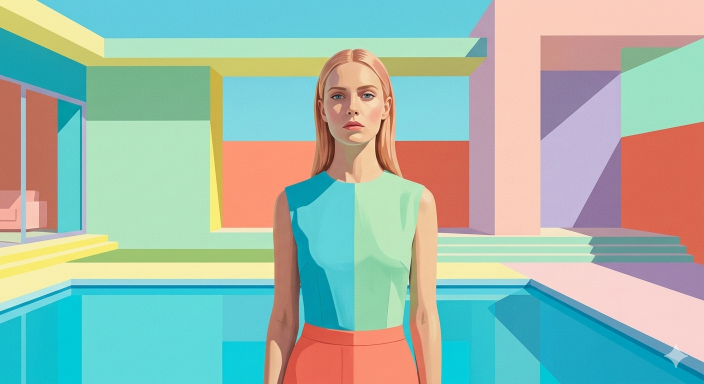
#> input picture tests/synthid/watermarked/Gemini_Generated_Image_mta8p7mta8p7mta8.png, 1408 x 768 px (shown at 1/2 size); its folder holds 4 pictures in this run
$ python smoke_test.py
#> lines starting #> are read from the running program, lines starting #| are printed output that depends on the picture; pictures that were not available may be replaced by others from this repository, and a replacement may not be noted
"""
SynthID Detection Smoke Test

Validates the FFT phase-analysis approach used by synthid-detect.js
against known watermarked and non-watermarked images.

Tests 4 detection tiers from simplest (JS-portable) to heaviest,
measuring accuracy, false positive/negative rates, and timing.

Usage:
    python -m venv .venv && source .venv/bin/activate
    pip install numpy scipy opencv-python-headless PyWavelets
    python tests/synthid/smoke_test.py

Requirements:
    numpy, scipy, opencv-python-headless, PyWavelets
"""

import time
import os
import sys
import numpy as np
import cv2
from scipy.fft import fft2, fftshift

# ── Carrier codebook (from reverse-SynthID analysis of 250 Gemini images) ──
# These are the known SynthID carrier frequencies with >99.9% phase coherence.
# Phase values are in radians, measured at 512x512 image resolution.

CARRIERS = [
    {"fy": -14,  "fx": -14,  "phase":  1.4409},
    {"fy":  14,  "fx":  14,  "phase": -1.4409},
    {"fy": -126, "fx": -14,  "phase":  2.3736},
    {"fy":  126, "fx":  14,  "phase": -2.3736},
    {"fy": -98,  "fx":  14,  "phase": -0.6109},
    {"fy":  98,  "fx": -14,  "phase":  0.6109},
    {"fy": -210, "fx":  14,  "phase": -1.1315},
    {"fy":  210, "fx": -14,  "phase":  1.1315},
    {"fy": -238, "fx": -14,  "phase":  1.6099},
    {"fy":  238, "fx":  14,  "phase": -1.6099},
]

SIZE = 512


# ════════════════════════════════════════════════════════════════
# HELPERS
# ════════════════════════════════════════════════════════════════

def prep_image(path):
    """Load image, return list of 512x512 grayscale crops to test.
    For square images: one center crop.
    For non-square (aspect > 1.3): also direct 512x512 crops from center and edge."""
    img = cv2.imread(path)
    if img is None:
        raise ValueError(f"Cannot load: {path}")
    h, w = img.shape[:2]
    crops = []

    # Crop 1: center-crop to square, resize to 512x512
    side = min(h, w)
    y0 = (h - side) // 2
    x0 = (w - side) // 2
    cropped = img[y0:y0+side, x0:x0+side]
    resized = cv2.resize(cropped, (SIZE, SIZE))
    crops.append(cv2.cvtColor(resized, cv2.COLOR_BGR2GRAY).astype(np.float32))

    # For non-square images, try direct 512x512 crops
    aspect = max(h, w) / min(h, w)
    if aspect > 1.3 and min(h, w) >= SIZE:
        cy = (h - SIZE) // 2
        cx = (w - SIZE) // 2
        crops.append(cv2.cvtColor(img[cy:cy+SIZE, cx:cx+SIZE], cv2.COLOR_BGR2GRAY).astype(np.float32))
        if h > w:
            crops.append(cv2.cvtColor(img[h-SIZE:h, cx:cx+SIZE], cv2.COLOR_BGR2GRAY).astype(np.float32))
        else:
            crops.append(cv2.cvtColor(img[cy:cy+SIZE, w-SIZE:w], cv2.COLOR_BGR2GRAY).astype(np.float32))

    return crops


def phase_diff(actual, expected):
    """Circular phase difference, normalized to [0, 1] match score."""
    d = actual - expected
    wrapped = abs(np.arctan2(np.sin(d), np.cos(d)))
    return 1.0 - wrapped / np.pi


# ════════════════════════════════════════════════════════════════
# TIER A: Raw FFT phase + annular magnitude (JS-portable, ~2ms)
#
# This is the algorithm used in synthid-detect.js.
# No denoising. Just FFT the raw grayscale image and check
# carrier frequency bins for phase match and magnitude anomaly.
# ════════════════════════════════════════════════════════════════

def tier_a_raw_fft(gray):
    f = fftshift(fft2(gray))
    phase = np.angle(f)
    mag = np.abs(f)
    center = SIZE // 2

    phase_scores = []
    mag_ratios = []
    for c in CARRIERS:
        y = c["fy"] + center
        x = c["fx"] + center

        # Phase match
        phase_scores.append(phase_diff(phase[y, x], c["phase"]))

        # Magnitude: compare carrier bin to median of same-radius ring
        radius = np.sqrt(c["fy"]**2 + c["fx"]**2)
        ring = []
        for a in range(24):
            angle = (a / 24) * 2 * np.pi
            ry = int(radius * np.sin(angle)) + center
            rx = int(radius * np.cos(angle)) + center
            if 0 <= ry < SIZE and 0 <= rx < SIZE and (abs(ry - y) > 2 or abs(rx - x) > 2):
                ring.append(mag[ry, rx])
        ring_med = np.median(ring) if ring else 1
        mag_ratios.append(mag[y, x] / ring_med if ring_med > 0 else 0)

    avg_phase = float(np.mean(phase_scores))
    phase_matched = sum(1 for s in phase_scores if s > 0.7)
    phase_matched_90 = sum(1 for s in phase_scores if s > 0.9)
    avg_mag = float(np.mean(mag_ratios))

    # Three detection paths:
    # Strong: overwhelming magnitude + phase (simple/synthetic images)
    strong = phase_matched >= 8 and avg_mag > 5.0
    # Moderate: good phase + clear magnitude anomaly
    moderate = phase_matched >= 6 and avg_phase > 0.55 and avg_mag > 3.0
    # Phase-strong: very high phase precision without magnitude anomaly
    # (catches content-rich images where natural frequencies mask the watermark)
    phase_strong = phase_matched_90 >= 6 and avg_phase > 0.75

    detected = strong or moderate or phase_strong

    return {
        "phase_match": avg_phase,
        "phase_matched": phase_matched,
        "phase_matched_90": phase_matched_90,
        "mag_ratio": avg_mag,
        "detected": detected,
        "tier": "strong" if strong else ("moderate" if moderate else ("phase_str" if phase_strong else "none")),
    }


# ════════════════════════════════════════════════════════════════
# TIER B: Gaussian highpass + FFT (JS-portable, ~3ms)
#
# Subtract a Gaussian blur to isolate high-frequency noise
# where the watermark lives, then FFT the residual.
# ════════════════════════════════════════════════════════════════

def tier_b_highpass_fft(gray):
    norm = gray / 255.0 if gray.max() > 1 else gray
    blurred = cv2.GaussianBlur(norm, (15, 15), 4.0)
    noise = norm - blurred

    f = fftshift(fft2(noise))
    phase = np.angle(f)
    center = SIZE // 2

    phase_scores = []
    for c in CARRIERS:
        y = c["fy"] + center
        x = c["fx"] + center
        phase_scores.append(phase_diff(phase[y, x], c["phase"]))

    avg_phase = float(np.mean(phase_scores))
    phase_matched = sum(1 for s in phase_scores if s > 0.7)
    structure = float(np.std(noise) / (np.mean(np.abs(noise)) + 1e-10))

    detected = avg_phase > 0.50 and phase_matched >= 4 and 0.8 < structure < 2.0

    return {
        "phase_match": avg_phase,
        "phase_matched": phase_matched,
        "structure_ratio": structure,
        "detected": detected,
    }


# ════════════════════════════════════════════════════════════════
# TIER C: Wavelet denoise + FFT (~15ms Python, not JS-portable)
#
# More sophisticated noise extraction via wavelet soft-thresholding.
# Included for comparison — not used in the extension.
# ════════════════════════════════════════════════════════════════

def tier_c_wavelet_fft(gray):
    import pywt

    norm = gray / 255.0 if gray.max() > 1 else gray
    coeffs = pywt.wavedec2(norm, 'db4', level=3)
    detail = coeffs[-1][0]
    sigma = np.median(np.abs(detail)) / 0.6745
    threshold = sigma * np.sqrt(2 * np.log(norm.size))
    new_coeffs = [coeffs[0]]
    for details in coeffs[1:]:
        new_coeffs.append(tuple(pywt.threshold(d, threshold, mode='soft') for d in details))
    denoised = pywt.waverec2(new_coeffs, 'db4')
    denoised = denoised[:norm.shape[0], :norm.shape[1]]
    noise = norm - denoised

    f = fftshift(fft2(noise))
    phase = np.angle(f)
    center = SIZE // 2

    phase_scores = []
    for c in CARRIERS:
        y = c["fy"] + center
        x = c["fx"] + center
        phase_scores.append(phase_diff(phase[y, x], c["phase"]))

    avg_phase = float(np.mean(phase_scores))
    phase_matched = sum(1 for s in phase_scores if s > 0.7)
    structure = float(np.std(noise) / (np.mean(np.abs(noise)) + 1e-10))

    detected = avg_phase > 0.50 and phase_matched >= 4 and 0.8 < structure < 2.0

    return {
        "phase_match": avg_phase,
        "phase_matched": phase_matched,
        "structure_ratio": structure,
        "detected": detected,
    }


# ════════════════════════════════════════════════════════════════
# TIER D: Combined A + B vote
#
# Uses both raw FFT and highpass FFT — if either has strong
# confidence, or both agree, declare detected.
# ════════════════════════════════════════════════════════════════

def tier_d_combined(gray):
    a = tier_a_raw_fft(gray)
    b = tier_b_highpass_fft(gray)

    a_strong = a["phase_match"] > 0.7 and a["phase_matched"] >= 6
    b_strong = b["phase_match"] > 0.7 and b["phase_matched"] >= 6
    both_agree = a["detected"] and b["detected"]
    detected = a_strong or b_strong or both_agree

    return {
        "phase_match_a": a["phase_match"],
        "phase_match_b": b["phase_match"],
        "matched_a": a["phase_matched"],
        "matched_b": b["phase_matched"],
        "detected": detected,
    }


# ════════════════════════════════════════════════════════════════
# CONTROL IMAGE GENERATION
# ════════════════════════════════════════════════════════════════

def generate_controls(out_dir):
    """Generate synthetic non-watermarked images for false positive testing."""
    os.makedirs(out_dir, exist_ok=True)
    controls = []

    generators = {
        "random_noise": lambda: np.random.randint(0, 256, (512, 512, 3), dtype=np.uint8),
        "gradient": lambda: np.repeat(
            np.arange(512, dtype=np.uint8).reshape(512, 1, 1), 3, axis=2
        ).repeat(512, axis=1),
        "solid": lambda: np.full((512, 512, 3), 180, dtype=np.uint8),
        "checker": lambda: (
            np.array([
                [[200]*3 if (i//32 + j//32) % 2 == 0 else [50]*3 for j in range(512)]
                for i in range(512)
            ], dtype=np.float32) + np.random.randn(512, 512, 3) * 10
        ).clip(0, 255).astype(np.uint8),
        "blurred_random": lambda: cv2.GaussianBlur(
            np.random.randint(0, 256, (512, 512, 3), dtype=np.uint8), (31, 31), 10
        ),
        "landscape": lambda: (
            cv2.GaussianBlur(
                np.array([
                    [[200-i//2, 180-i//3, 255-i//4] if i < 256 else [40+(i-256)//8, 80+(i-256)//4, 20]
                     for j in range(512)]
                    for i in range(512)
                ], dtype=np.uint8),
                (5, 5), 2
            ).astype(float) + np.random.randn(512, 512, 3) * 3
        ).clip(0, 255).astype(np.uint8),
        "texture": lambda: (lambda xx, yy: (
            np.stack([np.sin(xx*0.3)*50 + np.cos(yy*0.5)*50 + 128]*3, axis=2)
            .clip(0, 255).astype(np.float32) + np.random.randn(512, 512, 3) * 8
        ).clip(0, 255).astype(np.uint8))(*np.meshgrid(np.arange(512), np.arange(512))),
        "face_shapes": lambda: (lambda img: (
            cv2.circle(img, (256,256), 150, (180,160,140), -1),
            cv2.circle(img, (210,220), 20, (50,50,50), -1),
            cv2.circle(img, (300,220), 20, (50,50,50), -1),
            cv2.ellipse(img, (256,310), (40,15), 0, 0, 180, (150,50,50), 3),
            (img.astype(float) + np.random.randn(512,512,3)*5).clip(0,255).astype(np.uint8)
        )[-1])(np.full((512, 512, 3), 220, dtype=np.uint8)),
    }

    for name, gen_fn in generators.items():
        path = os.path.join(out_dir, f"{name}.png")
        if not os.path.exists(path):
            cv2.imwrite(path, gen_fn())
        controls.append((name, path))

    return controls


# ════════════════════════════════════════════════════════════════
# TEST RUNNER
# ════════════════════════════════════════════════════════════════

def main():
    script_dir = os.path.dirname(os.path.abspath(__file__))
    wm_dir = os.path.join(script_dir, "watermarked")
    ctrl_dir = os.path.join(script_dir, "controls")
    gen_ctrl_dir = os.path.join(ctrl_dir, "generated")

    # ── Build test set ──
    watermarked = []
    for fn in sorted(os.listdir(wm_dir)):
        if fn.lower().endswith(('.png', '.jpg', '.jpeg', '.webp')):
            watermarked.append(("WM", fn, os.path.join(wm_dir, fn)))

    cleaned = []
    for fn in sorted(os.listdir(ctrl_dir)):
        if fn.lower().endswith(('.png', '.jpg', '.jpeg', '.webp')):
            cleaned.append(("CLN", fn, os.path.join(ctrl_dir, fn)))

    controls = [("CTL", n, p) for n, p in generate_controls(gen_ctrl_dir)]
#> the loop in generate_controls, `for name, gen_fn in generators.items():` made 8 passes
#> pass 1, in generate_controls, `cv2.imwrite(path, gen_fn())`:
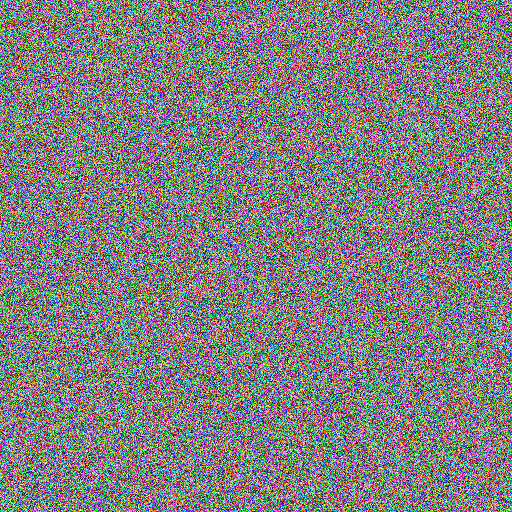
#> saved as random_noise.png: shape (512, 512, 3); mean B, G, R 127.3, 127.7, 127.6
#> pass 2, in generate_controls, `cv2.imwrite(path, gen_fn())`:
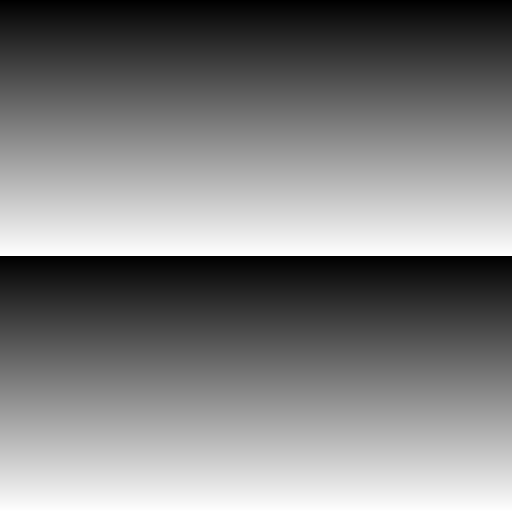
#> saved as gradient.png: shape (512, 512, 3); min 0, max 255, mean 127.5

    all_images = watermarked + cleaned + controls

    if not all_images:
        print("ERROR: No test images found. Ensure watermarked/ and controls/ dirs have images.")
        sys.exit(1)

    # ── Define tiers ──
    tiers = [
        ("A: Raw FFT phase+mag", tier_a_raw_fft, "Used in synthid-detect.js"),
        ("B: Highpass + FFT", tier_b_highpass_fft, "JS-portable alternative"),
        ("C: Wavelet + FFT", tier_c_wavelet_fft, "Python-only (needs PyWavelets)"),
        ("D: Combined A+B", tier_d_combined, "Ensemble vote"),
    ]

    print("=" * 95)
    print("SynthID DETECTION SMOKE TEST")
    print("=" * 95)
    print(f"Test images: {len(watermarked)} watermarked, {len(cleaned)} cleaned/control, "
          f"{len(controls)} generated controls")
    print(f"Carrier frequencies: {len(CARRIERS)} (coherence >= 0.999)")
    print(f"Analysis size: {SIZE}x{SIZE} (center-crop to square)")

    results = {}
    for tier_name, tier_fn, tier_desc in tiers:
        print(f"\n{'─' * 95}")
        print(f"  {tier_name}  —  {tier_desc}")
        print(f"{'─' * 95}")
        hdr = f"  {'Type':<5} {'Image':<28} {'Det':<5} {'Phase':<7} {'Details':<35} {'Time':>7}"
        print(hdr)
        print(f"  {'─'*5} {'─'*28} {'─'*5} {'─'*7} {'─'*35} {'─'*7}")

        tier_results = []
        is_tier_a = "Raw FFT" in tier_name
        for label, name, path in all_images:
            try:
                crops = prep_image(path)
#> in prep_image, img is the input picture: shape (768, 1408, 3); mean B, G, R 172.8, 185.3, 157.4
#> in prep_image, `cropped = img[y0:y0+side, x0:x0+side]`:
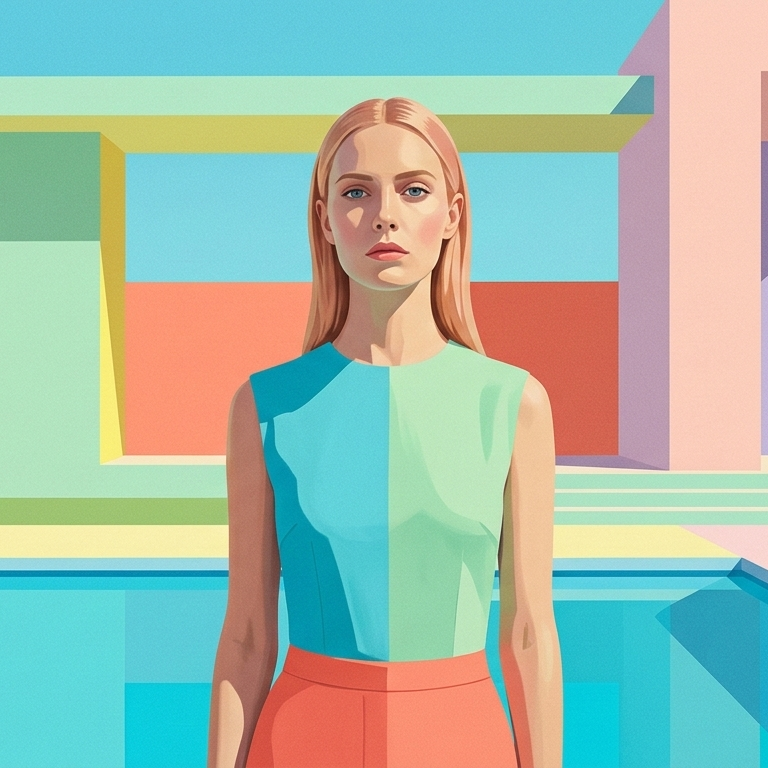
#> cropped: shape (768, 768, 3); mean B, G, R 172.1, 187.9, 159.8
#> crops = 3 items
                t0 = time.perf_counter()
                if is_tier_a:
                    # Multi-crop: test all crops, take best
                    r = {"detected": False, "phase_match": 0}
                    for gray in crops:
                        candidate = tier_fn(gray)
                        if candidate["detected"] and candidate.get("phase_match", 0) > r.get("phase_match", 0):
                            r = candidate
#> this loop made 3 passes
#> pass 1, in tier_a_raw_fft, `phase = np.angle(f)`:
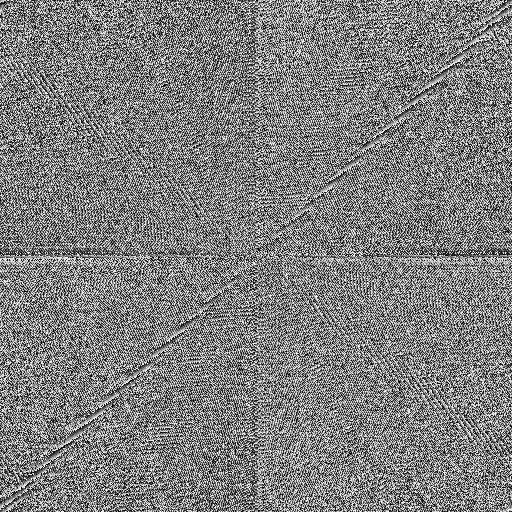
#> phase: shape (512, 512) float32; min -3.14, max 3.14, mean -1.2e-05; drawn with min black and max white
#> pass 2, in tier_a_raw_fft (call 2), `phase = np.angle(f)`:
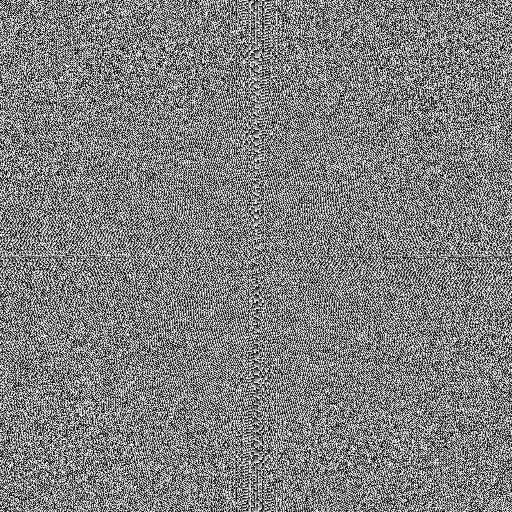
#> phase: shape (512, 512) float32; min -3.14, max 3.14, mean -3.6e-05; drawn with min black and max white
                    if not r["detected"]:
                        r = tier_fn(crops[0])  # fallback to first crop for reporting
                else:
                    r = tier_fn(crops[0])
                elapsed = (time.perf_counter() - t0) * 1000

                det = r["detected"]
#> det = True
                ph = r.get("phase_match", r.get("phase_match_a", 0))
#> ph = 0.792

                extras = []
                for k in ["mag_ratio", "structure_ratio", "phase_matched",
                           "matched_a", "matched_b", "phase_match_b", "tier"]:
                    if k in r:
                        v = r[k]
                        extras.append(f"{k}={v:.2f}" if isinstance(v, float) else f"{k}={v}")
#> this loop made 7 passes
#> v on passes 1, 3, 7: 1.01, 8, 'phase_str'
#> after the loop, extras = ['mag_ratio=1.01', 'phase_matched=8', 'tier=phase_str']
                detail_str = ", ".join(extras)[:35]

                correct = (label == "WM" and det) or (label != "WM" and not det)
#> correct = True
                mark = " OK" if correct else (" MISS" if label == "WM" else " FP")
#> mark = ' OK'

                print(f"  {label:<5} {name:<28} {'YES' if det else 'no':<5} "
                      f"{ph:<7.4f} {detail_str:<35} {elapsed:>5.1f}ms{mark}")
#|   WM    Gemini_Generated_Image_mta8p7mta8p7mta8.png YES   0.7916  mag_ratio=1.01, phase_matched=8, ti 115.8ms OK
                tier_results.append({
                    "label": label, "name": name, "correct": correct,
                    "detected": det, "time_ms": elapsed,
                })
            except Exception as e:
                print(f"  {label:<5} {name:<28} ERR   {e}")
                tier_results.append({
                    "label": label, "name": name, "correct": False,
                    "detected": False, "time_ms": 0,
                })

        results[tier_name] = tier_results

    # ── Summary ──
    print(f"\n{'=' * 95}")
    print("SUMMARY")
    print(f"{'=' * 95}")
    print(f"  {'Tier':<30} {'Accuracy':<10} {'Avg Time':<10} {'FP':<4} {'FN':<4}")
    print(f"  {'─'*30} {'─'*10} {'─'*10} {'─'*4} {'─'*4}")

    for tier_name, tr in results.items():
        total = len(tr)
        correct = sum(1 for r in tr if r["correct"])
        fp = sum(1 for r in tr if r["label"] != "WM" and r["detected"])
        fn = sum(1 for r in tr if r["label"] == "WM" and not r["detected"])
        avg_t = np.mean([r["time_ms"] for r in tr])
        print(f"  {tier_name:<30} {correct}/{total:<8} {avg_t:>6.1f}ms   {fp:<4} {fn:<4}")

    print(f"\n  FP = false positive | FN = false negative")
    print(f"  Note: 'sample_watermarked.png' is a known FN — 768x1365 portrait image")
    print(f"  where heavy aspect-ratio distortion destroys the watermark signal.")

    # Exit code
    tier_a_results = results.get("A: Raw FFT phase+mag", [])
    fp_count = sum(1 for r in tier_a_results if r["label"] != "WM" and r["detected"])
    if fp_count > 0:
        print(f"\nFAILED: Tier A has {fp_count} false positive(s)")
#> (the run stopped early here; a loop or call above may not have finished)
